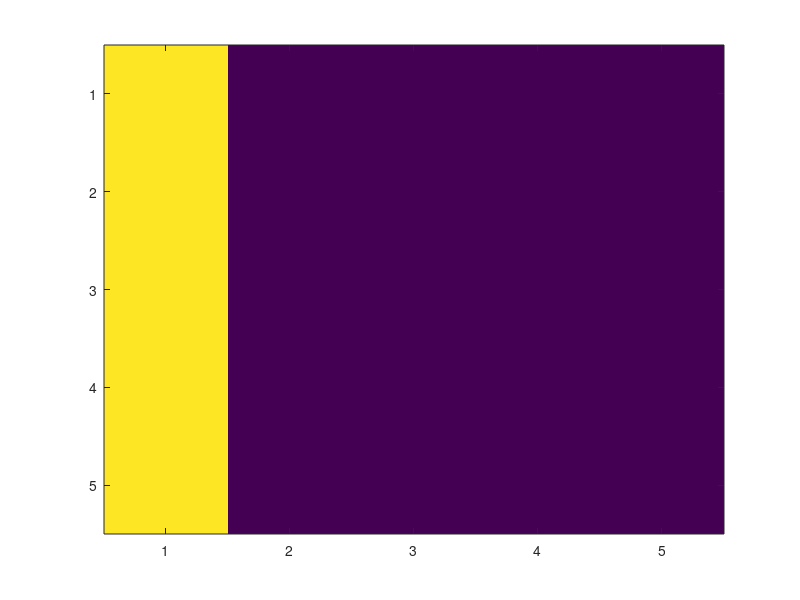

This figure's MATLAB source:
%% generate sense locations arrays
senseLocs = [];
for x=-5:5
    for y=-5:5
        r2 = x^2+y^2;
        senseLocs(end+1,1:3) = [x y sqrt(r2)];
    end
end

senseLocs = sortrows(senseLocs,3);
% limit it to sight range 35 (full)
senseLocs = senseLocs(senseLocs(:,3) < sqrt(35),:);

%{
scatter(senseLocs(:,1),senseLocs(:,2))
xlim([-6 6]);
ylim([-6 6]);
%}

% now count short and long sensor ranges
nshort = sum(senseLocs(:,3) < sqrt(24));
nlong = size(senseLocs,1);

% and output text file
fid = fopen('senseLocs.txt','w');
fprintf(fid,'static int senseLocsShort = %d;\n',nshort);
fprintf(fid,'static int senseLocsLong = %d;\n',nlong);
% and the array
fprintf(fid,'static int[] senseLocsX = {');
for i=1:size(senseLocs,1)
    fprintf(fid,'%d',senseLocs(i,1));
    if i < size(senseLocs,1)
        fprintf(fid,',');
    end
end
fprintf(fid,'};\n');
fprintf(fid,'static int[] senseLocsY = {');
for i=1:size(senseLocs,1)
    fprintf(fid,'%d',senseLocs(i,2));
    if i < size(senseLocs,1)
        fprintf(fid,',');
    end
end
fprintf(fid,'};\n');
fprintf(fid,'static int[] senseLocsR = {');
for i=1:size(senseLocs,1)
    fprintf(fid,'%d',floor(10*senseLocs(i,3)));
    if i < size(senseLocs,1)
        fprintf(fid,',');
    end
end
fprintf(fid,'};\n');

% now output precomputed inverse square roots
% (up to max sight range of anything + a bit)
sqmax = 81;
sqrts = sqrt(0:sqmax);
invsqrts = 1./sqrt(0:sqmax);
invsqrts(1) = 0;

fprintf(fid,'static float[] sqrt = {');
for i=1:numel(sqrts)
    fprintf(fid,'%ff',sqrts(i));
    if i < numel(sqrts)
        fprintf(fid,',');
    end
end
fprintf(fid,'};\n');

fprintf(fid,'static float[] invSqrt = {');
for i=1:numel(invsqrts)
    fprintf(fid,'%ff',invsqrts(i));
    if i < numel(invsqrts)
        fprintf(fid,',');
    end
end
fprintf(fid,'};\n');
%
% now generate our 25 adjacency integers
adjs = zeros(25,1);
bitedge = zeros(4,1);
for y=-2:2
    for x=-2:2
        ind = (x+2)+5*(y+2);
        adj = bitshift(1,ind);
        for dx=-1:1
            for dy=-1:1
                curx = x+dx;
                cury = y+dy;
                di = 5*dy+dx;
                if curx>=-2 && curx <=2 && cury>=-2 && cury<=2
                    adj = bitor(adj,bitshift(1,ind+di));
                end
            end
        end
        adjs(ind+1) = adj;
    end
end
for i=1:5
    bitedge(1) = bitor(bitedge(1),bitshift(1,i-1));
    bitedge(2) = bitor(bitedge(2),bitshift(1,i-1+20));
    bitedge(3) = bitor(bitedge(3),bitshift(1,(i-1)*5+4));
    bitedge(4) = bitor(bitedge(4),bitshift(1,(i-1)*5));
end

pos = 4;
for i=1:numel(bitedge)
    imagesc(reshape(bitget(bitedge(i),1:25),5,5)')
    %pause
    bs = find(bitget(pos,1:25));
    for b=bs
        pos = bitor(pos,adjs(b));
    end
end

fprintf(fid,'static int[] bitAdjacency = {');
for i=1:numel(adjs)
    fprintf(fid,'%d',adjs(i));
    if i < numel(adjs)
        fprintf(fid,',');
    end
end
fprintf(fid,'};\n');

fprintf(fid,'static int[] bitEdge = {');
for i=1:numel(bitedge)
    fprintf(fid,'%d',bitedge(i));
    if i < numel(bitedge)
        fprintf(fid,',');
    end
end
fprintf(fid,'};\n');


fclose(fid);
